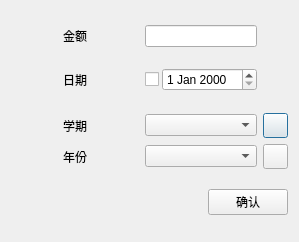
<?xml version="1.0" encoding="UTF-8"?>
<ui version="4.0">
 <class>ScholarShip</class>
 <widget class="QDialog" name="ScholarShip">
  <property name="geometry">
   <rect>
    <x>0</x>
    <y>0</y>
    <width>299</width>
    <height>242</height>
   </rect>
  </property>
  <property name="windowTitle">
   <string>Dialog</string>
  </property>
  <layout class="QVBoxLayout" name="verticalLayout" stretch="2,0">
   <item>
    <layout class="QGridLayout" name="gridLayout" rowstretch="0,0,0,0" columnstretch="2,0,0">
     <property name="rightMargin">
      <number>0</number>
     </property>
     <item row="1" column="0" alignment="Qt::AlignHCenter">
      <widget class="QLabel" name="label_3">
       <property name="text">
        <string>日期</string>
       </property>
      </widget>
     </item>
     <item row="2" column="0" alignment="Qt::AlignHCenter">
      <widget class="QLabel" name="label_4">
       <property name="text">
        <string>学期</string>
       </property>
      </widget>
     </item>
     <item row="2" column="1">
      <widget class="QComboBox" name="comboBox_semester"/>
     </item>
     <item row="0" column="0" alignment="Qt::AlignHCenter">
      <widget class="QLabel" name="label_2">
       <property name="text">
        <string>金额</string>
       </property>
      </widget>
     </item>
     <item row="0" column="1">
      <widget class="QLineEdit" name="lineEdit_count"/>
     </item>
     <item row="2" column="2">
      <widget class="QPushButton" name="pushButton_add1">
       <property name="minimumSize">
        <size>
         <width>25</width>
         <height>25</height>
        </size>
       </property>
       <property name="maximumSize">
        <size>
         <width>25</width>
         <height>25</height>
        </size>
       </property>
       <property name="styleSheet">
        <string notr="true">#pushButton_add1{
Border-image:url(:/images/add.png);
}
#pushButton_add1:pressed{
border: 1px solid rgb(24, 103, 155);
border-radius: 5px;
background-color: rgb(124, 203, 255);
color: white;
}</string>
       </property>
       <property name="text">
        <string/>
       </property>
      </widget>
     </item>
     <item row="3" column="0" alignment="Qt::AlignHCenter">
      <widget class="QLabel" name="label_5">
       <property name="text">
        <string>年份</string>
       </property>
      </widget>
     </item>
     <item row="1" column="1">
      <widget class="QWidget" name="widget" native="true">
       <property name="maximumSize">
        <size>
         <width>16777215</width>
         <height>60</height>
        </size>
       </property>
       <property name="layoutDirection">
        <enum>Qt::LeftToRight</enum>
       </property>
       <layout class="QHBoxLayout" name="horizontalLayout" stretch="1,7">
        <property name="spacing">
         <number>3</number>
        </property>
        <property name="leftMargin">
         <number>0</number>
        </property>
        <property name="topMargin">
         <number>0</number>
        </property>
        <property name="rightMargin">
         <number>0</number>
        </property>
        <property name="bottomMargin">
         <number>0</number>
        </property>
        <item>
         <widget class="QCheckBox" name="checkBox">
          <property name="text">
           <string/>
          </property>
         </widget>
        </item>
        <item>
         <widget class="QDateEdit" name="dateEdit"/>
        </item>
       </layout>
      </widget>
     </item>
     <item row="3" column="1">
      <widget class="QComboBox" name="comboBox_year"/>
     </item>
     <item row="3" column="2">
      <widget class="QPushButton" name="pushButton_add2">
       <property name="minimumSize">
        <size>
         <width>25</width>
         <height>25</height>
        </size>
       </property>
       <property name="maximumSize">
        <size>
         <width>25</width>
         <height>25</height>
        </size>
       </property>
       <property name="styleSheet">
        <string notr="true">#pushButton_add2{
Border-image:url(:/images/add.png);
}
#pushButton_add2:pressed{
border: 1px solid rgb(24, 103, 155);
border-radius: 5px;
background-color: rgb(124, 203, 255);
color: white;
}</string>
       </property>
       <property name="text">
        <string/>
       </property>
      </widget>
     </item>
    </layout>
   </item>
   <item>
    <layout class="QHBoxLayout" name="horizontalLayout_2">
     <item>
      <spacer name="horizontalSpacer">
       <property name="orientation">
        <enum>Qt::Horizontal</enum>
       </property>
       <property name="sizeHint" stdset="0">
        <size>
         <width>40</width>
         <height>20</height>
        </size>
       </property>
      </spacer>
     </item>
     <item>
      <widget class="QPushButton" name="pushButton">
       <property name="text">
        <string>确认</string>
       </property>
      </widget>
     </item>
    </layout>
   </item>
  </layout>
 </widget>
 <resources/>
 <connections/>
</ui>
